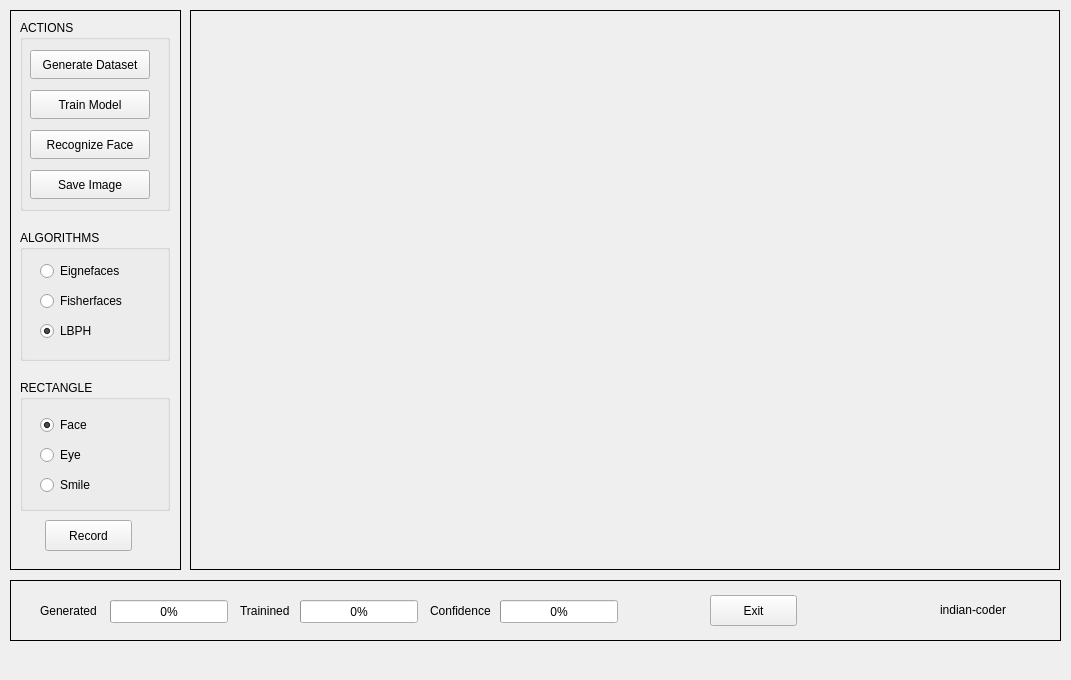
<?xml version="1.0" encoding="UTF-8"?>
<ui version="4.0">
 <class>MainWindow</class>
 <widget class="QMainWindow" name="MainWindow">
  <property name="geometry">
   <rect>
    <x>0</x>
    <y>0</y>
    <width>1071</width>
    <height>680</height>
   </rect>
  </property>
  <property name="minimumSize">
   <size>
    <width>1071</width>
    <height>680</height>
   </size>
  </property>
  <property name="maximumSize">
   <size>
    <width>1071</width>
    <height>680</height>
   </size>
  </property>
  <property name="windowTitle">
   <string>AUFR</string>
  </property>
  <property name="windowIcon">
   <iconset>
    <normaloff>icon/app_icon.jpg</normaloff>icon/app_icon.jpg</iconset>
  </property>
  <widget class="QWidget" name="centralwidget">
   <widget class="QFrame" name="frame">
    <property name="geometry">
     <rect>
      <x>190</x>
      <y>10</y>
      <width>870</width>
      <height>560</height>
     </rect>
    </property>
    <property name="frameShape">
     <enum>QFrame::Box</enum>
    </property>
    <widget class="QLabel" name="video_feed">
     <property name="geometry">
      <rect>
       <x>0</x>
       <y>0</y>
       <width>870</width>
       <height>560</height>
      </rect>
     </property>
     <property name="text">
      <string/>
     </property>
    </widget>
   </widget>
   <widget class="QFrame" name="frame_2">
    <property name="geometry">
     <rect>
      <x>10</x>
      <y>10</y>
      <width>171</width>
      <height>560</height>
     </rect>
    </property>
    <property name="frameShape">
     <enum>QFrame::Panel</enum>
    </property>
    <widget class="QGroupBox" name="groupBox_3">
     <property name="geometry">
      <rect>
       <x>10</x>
       <y>370</y>
       <width>150</width>
       <height>131</height>
      </rect>
     </property>
     <property name="title">
      <string>RECTANGLE</string>
     </property>
     <widget class="QRadioButton" name="smile_rect_radio">
      <property name="geometry">
       <rect>
        <x>20</x>
        <y>90</y>
        <width>120</width>
        <height>30</height>
       </rect>
      </property>
      <property name="text">
       <string>Smile</string>
      </property>
      <attribute name="buttonGroup">
       <string notr="true">rect_radio_group</string>
      </attribute>
     </widget>
     <widget class="QRadioButton" name="eye_rect_radio">
      <property name="geometry">
       <rect>
        <x>20</x>
        <y>60</y>
        <width>120</width>
        <height>30</height>
       </rect>
      </property>
      <property name="text">
       <string>Eye</string>
      </property>
      <attribute name="buttonGroup">
       <string notr="true">rect_radio_group</string>
      </attribute>
     </widget>
     <widget class="QRadioButton" name="face_rect_radio">
      <property name="geometry">
       <rect>
        <x>20</x>
        <y>30</y>
        <width>120</width>
        <height>30</height>
       </rect>
      </property>
      <property name="text">
       <string>Face</string>
      </property>
      <property name="checked">
       <bool>true</bool>
      </property>
      <attribute name="buttonGroup">
       <string notr="true">rect_radio_group</string>
      </attribute>
     </widget>
    </widget>
    <widget class="QGroupBox" name="groupBox_2">
     <property name="geometry">
      <rect>
       <x>10</x>
       <y>10</y>
       <width>150</width>
       <height>191</height>
      </rect>
     </property>
     <property name="title">
      <string>ACTIONS</string>
     </property>
     <widget class="QPushButton" name="generate_dataset_btn">
      <property name="geometry">
       <rect>
        <x>10</x>
        <y>30</y>
        <width>120</width>
        <height>29</height>
       </rect>
      </property>
      <property name="text">
       <string>Generate Dataset</string>
      </property>
     </widget>
     <widget class="QPushButton" name="train_model_btn">
      <property name="geometry">
       <rect>
        <x>10</x>
        <y>70</y>
        <width>120</width>
        <height>29</height>
       </rect>
      </property>
      <property name="text">
       <string>Train Model</string>
      </property>
     </widget>
     <widget class="QPushButton" name="recognize_face_btn">
      <property name="geometry">
       <rect>
        <x>10</x>
        <y>110</y>
        <width>120</width>
        <height>29</height>
       </rect>
      </property>
      <property name="text">
       <string>Recognize Face</string>
      </property>
     </widget>
     <widget class="QPushButton" name="save_image_btn">
      <property name="geometry">
       <rect>
        <x>10</x>
        <y>150</y>
        <width>120</width>
        <height>29</height>
       </rect>
      </property>
      <property name="text">
       <string>Save Image</string>
      </property>
     </widget>
    </widget>
    <widget class="QGroupBox" name="groupBox_1">
     <property name="geometry">
      <rect>
       <x>10</x>
       <y>220</y>
       <width>150</width>
       <height>131</height>
      </rect>
     </property>
     <property name="title">
      <string>ALGORITHMS</string>
     </property>
     <property name="flat">
      <bool>false</bool>
     </property>
     <property name="checkable">
      <bool>false</bool>
     </property>
     <widget class="QRadioButton" name="lbph_algo_radio">
      <property name="geometry">
       <rect>
        <x>20</x>
        <y>90</y>
        <width>120</width>
        <height>22</height>
       </rect>
      </property>
      <property name="text">
       <string>LBPH</string>
      </property>
      <property name="checked">
       <bool>true</bool>
      </property>
      <attribute name="buttonGroup">
       <string notr="true">algo_radio_group</string>
      </attribute>
     </widget>
     <widget class="QRadioButton" name="fisher_algo_radio">
      <property name="geometry">
       <rect>
        <x>20</x>
        <y>60</y>
        <width>120</width>
        <height>22</height>
       </rect>
      </property>
      <property name="text">
       <string>Fisherfaces</string>
      </property>
      <attribute name="buttonGroup">
       <string notr="true">algo_radio_group</string>
      </attribute>
     </widget>
     <widget class="QRadioButton" name="eigen_algo_radio">
      <property name="geometry">
       <rect>
        <x>20</x>
        <y>30</y>
        <width>120</width>
        <height>22</height>
       </rect>
      </property>
      <property name="text">
       <string>Eignefaces</string>
      </property>
      <attribute name="buttonGroup">
       <string notr="true">algo_radio_group</string>
      </attribute>
     </widget>
    </widget>
    <widget class="QPushButton" name="video_recording_btn">
     <property name="geometry">
      <rect>
       <x>35</x>
       <y>510</y>
       <width>87</width>
       <height>31</height>
      </rect>
     </property>
     <property name="text">
      <string>Record</string>
     </property>
     <property name="checkable">
      <bool>true</bool>
     </property>
    </widget>
   </widget>
   <widget class="QFrame" name="frame">
    <property name="geometry">
     <rect>
      <x>10</x>
      <y>580</y>
      <width>1051</width>
      <height>61</height>
     </rect>
    </property>
    <property name="frameShape">
     <enum>QFrame::Panel</enum>
    </property>
    <property name="frameShadow">
     <enum>QFrame::Plain</enum>
    </property>
    <widget class="QProgressBar" name="progress_bar_recognize">
     <property name="geometry">
      <rect>
       <x>490</x>
       <y>20</y>
       <width>118</width>
       <height>23</height>
      </rect>
     </property>
     <property name="value">
      <number>0</number>
     </property>
    </widget>
    <widget class="QLabel" name="label_3">
     <property name="geometry">
      <rect>
       <x>420</x>
       <y>20</y>
       <width>71</width>
       <height>21</height>
      </rect>
     </property>
     <property name="text">
      <string>Confidence</string>
     </property>
    </widget>
    <widget class="QLabel" name="label">
     <property name="geometry">
      <rect>
       <x>230</x>
       <y>20</y>
       <width>54</width>
       <height>21</height>
      </rect>
     </property>
     <property name="text">
      <string>Trainined</string>
     </property>
    </widget>
    <widget class="QProgressBar" name="progress_bar_train">
     <property name="geometry">
      <rect>
       <x>290</x>
       <y>20</y>
       <width>118</width>
       <height>23</height>
      </rect>
     </property>
     <property name="maximum">
      <number>3</number>
     </property>
     <property name="value">
      <number>0</number>
     </property>
     <property name="format">
      <string>%p%</string>
     </property>
    </widget>
    <widget class="QProgressBar" name="progress_bar_generate">
     <property name="geometry">
      <rect>
       <x>100</x>
       <y>20</y>
       <width>118</width>
       <height>23</height>
      </rect>
     </property>
     <property name="value">
      <number>0</number>
     </property>
    </widget>
    <widget class="QLabel" name="label_2">
     <property name="geometry">
      <rect>
       <x>30</x>
       <y>20</y>
       <width>61</width>
       <height>21</height>
      </rect>
     </property>
     <property name="text">
      <string>Generated</string>
     </property>
    </widget>
    <widget class="QPushButton" name="exit_btn">
     <property name="geometry">
      <rect>
       <x>700</x>
       <y>15</y>
       <width>87</width>
       <height>31</height>
      </rect>
     </property>
     <property name="text">
      <string>Exit</string>
     </property>
    </widget>
    <widget class="QLabel" name="label_4">
     <property name="geometry">
      <rect>
       <x>870</x>
       <y>10</y>
       <width>54</width>
       <height>41</height>
      </rect>
     </property>
     <property name="inputMethodHints">
      <set>Qt::ImhNone</set>
     </property>
     <property name="text">
      <string/>
     </property>
     <property name="pixmap">
      <pixmap>icon/github.png</pixmap>
     </property>
     <property name="scaledContents">
      <bool>true</bool>
     </property>
    </widget>
    <widget class="QLabel" name="label_5">
     <property name="geometry">
      <rect>
       <x>930</x>
       <y>20</y>
       <width>91</width>
       <height>20</height>
      </rect>
     </property>
     <property name="text">
      <string>indian-coder</string>
     </property>
    </widget>
   </widget>
  </widget>
  <widget class="QMenuBar" name="menu_bar">
   <property name="geometry">
    <rect>
     <x>0</x>
     <y>0</y>
     <width>1071</width>
     <height>23</height>
    </rect>
   </property>
   <property name="defaultUp">
    <bool>false</bool>
   </property>
  </widget>
 </widget>
 <resources/>
 <connections>
  <connection>
   <sender>exit_btn</sender>
   <signal>clicked(bool)</signal>
   <receiver>MainWindow</receiver>
   <slot>close()</slot>
   <hints>
    <hint type="sourcelabel">
     <x>748</x>
     <y>648</y>
    </hint>
    <hint type="destinationlabel">
     <x>809</x>
     <y>719</y>
    </hint>
   </hints>
  </connection>
 </connections>
 <buttongroups>
  <buttongroup name="algo_radio_group"/>
  <buttongroup name="rect_radio_group"/>
 </buttongroups>
</ui>
